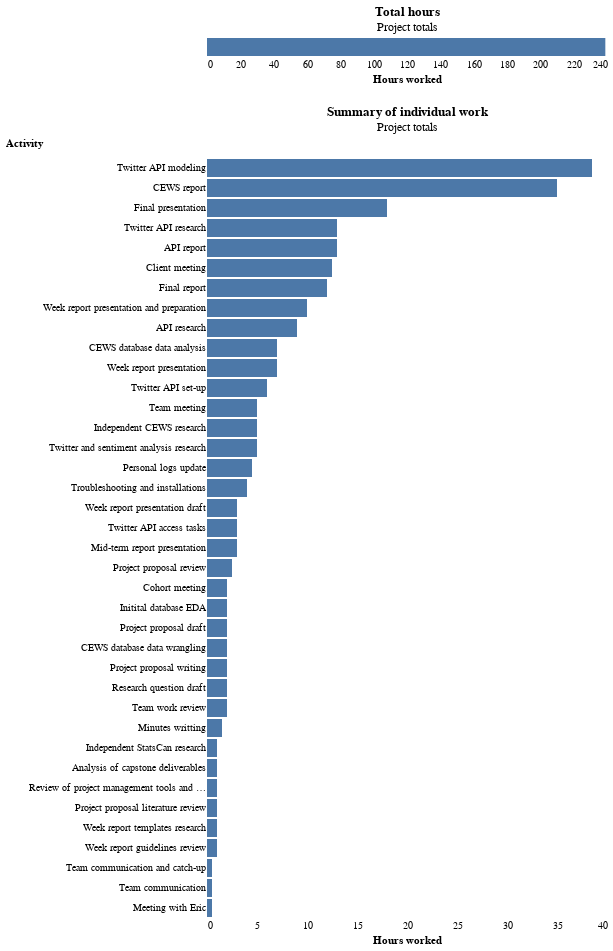

Notebook cell for this chart:
### Code cell
one = alt.Chart(df).mark_bar().encode(
    y=alt.Y('Activity:N', sort='-x',
           axis=alt.Axis(titleAngle=0, titleY=-10)),
    x=alt.X('Hours', type='quantitative', aggregate='sum', title='Hours worked',
            axis=alt.Axis(format=','))
    ).properties(title={'text': 'Summary of individual work', 'subtitle': 'Project totals'}
                )

two = alt.Chart(df).mark_bar().encode(
    x=alt.X('Hours', type='quantitative', aggregate='sum', title='Hours worked',
            axis=alt.Axis(format=',f'))
    ).properties(title={'text': 'Total hours', 'subtitle': 'Project totals'}
                )

(two & one).configure_axis(domain=False, grid=False, ticks=False
                                ).configure_view(stroke="transparent")

### Figure 1 — Vega-Lite specification as saved in the notebook (floating-point values rounded to 4 significant figures)
{"config": {"view": {"continuousWidth": 400, "continuousHeight": 300, "stroke": "transparent"}, "axis": {"domain": false, "grid": false, "ticks": false}}, "vconcat": [{"mark": "bar", "encoding": {"x": {"type": "quantitative", "aggregate": "sum", "axis": {"format": ",f"}, "field": "Hours", "title": "Hours worked"}}, "title": {"text": "Total hours", "subtitle": "Project totals"}}, {"mark": "bar", "encoding": {"x": {"type": "quantitative", "aggregate": "sum", "axis": {"format": ","}, "field": "Hours", "title": "Hours worked"}, "y": {"type": "nominal", "axis": {"titleAngle": 0, "titleY": -10}, "field": "Activity", "sort": "-x"}}, "title": {"text": "Summary of individual work", "subtitle": "Project totals"}}], "data": {"name": "data-6b5e32daefc5c0f9be92370adcecb044"}, "$schema": "https://vega.github.io/schema/vega-lite/v4.8.1.json", "datasets": {"data-6b5e32daefc5c0f9be92370adcecb044": [{"Week": 1, "Date": "May 4", "Activity": "Cohort meeting", "Hours": 2.0}, {"Week": 1, "Date": "May 4", "Activity": "Client meeting", "Hours": 1.5}, {"Week": 1, "Date": "May 4", "Activity": "Team meeting", "Hours": 0.5}, {"Week": 1, "Date": "May 4", "Activity": "Independent StatsCan research", "Hours": 1.0}, {"Week": 1, "Date": "May 5", "Activity": "Client meeting", "Hours": 1.0}, {"Week": 1, "Date": "May 5", "Activity": "Team meeting", "Hours": 1.0}, {"Week": 1, "Date": "May 5", "Activity": "Independent CEWS research", "Hours": 2.0}, {"Week": 1, "Date": "May 5", "Activity": "Initital database EDA", "Hours": 2.0}, {"Week": 1, "Date": "May 5", "Activity": "Project proposal draft", "Hours": 2.0}, {"Week": 1, "Date": "May 6", "Activity": "Analysis of capstone deliverables", "Hours": 1.0}, {"Week": 1, "Date": "May 6", "Activity": "Review of project management tools and templates", "Hours": 1.0}, {"Week": 1, "Date": "May 6", "Activity": "Independent CEWS research", "Hours": 2.0}, {"Week": 1, "Date": "May 6", "Activity": "CEWS database data wrangling", "Hours": 2.0}, {"Week": 1, "Date": "May 6", "Activity": "CEWS database data analysis", "Hours": 1.0}, {"Week": 1, "Date": "May 6", "Activity": "Project proposal review", "Hours": 0.5}, {"Week": 1, "Date": "May 6", "Activity": "Team communication and catch-up", "Hours": 0.5}, {"Week": 1, "Date": "May 7", "Activity": "Project proposal review", "Hours": 2.0}, {"Week": 1, "Date": "May 7", "Activity": "Project proposal literature review", "Hours": 1.0}, {"Week": 1, "Date": "May 7", "Activity": "Project proposal writing", "Hours": 2.0}, {"Week": 1, "Date": "May 7", "Activity": "CEWS database data analysis", "Hours": 1.0}, {"Week": 1, "Date": "May 8", "Activity": "Week report templates research", "Hours": 1.0}, {"Week": 1, "Date": "May 8", "Activity": "Week report guidelines review", "Hours": 1.0}, {"Week": 1, "Date": "May 8", "Activity": "Week report presentation draft", "Hours": 3.0}, {"Week": 1, "Date": "May 8", "Activity": "Team communication", "Hours": 0.5}, {"Week": 1, "Date": "May 9", "Activity": "Personal logs update", "Hours": 0.5}, {"Week": 1, "Date": "May 9", "Activity": "Independent CEWS research", "Hours": 1.0}, {"Week": 2, "Date": "May 10", "Activity": "Research question draft", "Hours": 2.0}, {"Week": 2, "Date": "May 10", "Activity": "Team work review", "Hours": 2.0}, {"Week": 2, "Date": "May 10", "Activity": "Team meeting", "Hours": 1.0}, {"Week": 2, "Date": "May 11", "Activity": "Week report presentation and preparation", "Hours": 2.0}, {"Week": 2, "Date": "May 11", "Activity": "Client meeting", "Hours": 1.5}, {"Week": 2, "Date": "May 11", "Activity": "Team meeting", "Hours": 1.0}, {"Week": 2, "Date": "May 11", "Activity": "Minutes writting", "Hours": 0.5}, {"Week": 2, "Date": "May 12", "Activity": "CEWS database data analysis", "Hours": 5.0}, {"Week": 2, "Date": "May 12", "Activity": "CEWS report", "Hours": 3.0}, {"Week": 2, "Date": "May 13", "Activity": "CEWS report", "Hours": 8.0}, {"Week": 2, "Date": "May 14", "Activity": "Client meeting", "Hours": 1.5}, {"Week": 2, "Date": "May 14", "Activity": "Meeting with Eric", "Hours": 0.5}, {"Week": 2, "Date": "May 14", "Activity": "Minutes writting", "Hours": 0.5}, {"Week": 2, "Date": "May 16", "Activity": "CEWS report", "Hours": 7.0}, {"Week": 3, "Date": "May 17", "Activity": "Personal logs update", "Hours": 0.5}, {"Week": 3, "Date": "May 17", "Activity": "Week report presentation", "Hours": 1.0}, {"Week": 3, "Date": "May 17", "Activity": "CEWS report", "Hours": 7.0}, {"Week": 3, "Date": "May 18", "Activity": "Week report presentation and preparation", "Hours": 2.0}, {"Week": 3, "Date": "May 18", "Activity": "Client meeting", "Hours": 1.5}, {"Week": 3, "Date": "May 18", "Activity": "CEWS report", "Hours": 3.0}, {"Week": 3, "Date": "May 19", "Activity": "Troubleshooting and installations", "Hours": 4.0}, {"Week": 3, "Date": "May 19", "Activity": "CEWS report", "Hours": 4.0}, {"Week": 3, "Date": "May 20", "Activity": "CEWS report", "Hours": 2.0}, {"Week": 3, "Date": "May 20", "Activity": "API research", "Hours": 3.0}, {"Week": 3, "Date": "May 21", "Activity": "Client meeting", "Hours": 1.0}, {"Week": 3, "Date": "May 21", "Activity": "Week report presentation", "Hours": 1.0}, {"Week": 3, "Date": "May 21", "Activity": "Personal logs update", "Hours": 0.5}, {"Week": 3, "Date": "May 22", "Activity": "API research", "Hours": 3.0}, {"Week": 3, "Date": "May 23", "Activity": "API research", "Hours": 3.0}, {"Week": 4, "Date": "May 24", "Activity": "Twitter API research", "Hours": 6.0}, {"Week": 4, "Date": "May 25", "Activity": "Week report presentation and preparation", "Hours": 2.0}, {"Week": 4, "Date": "May 25", "Activity": "Twitter API research", "Hours": 4.0}, {"Week": 4, "Date": "May 26", "Activity": "Twitter API research", "Hours": 3.0}, {"Week": 4, "Date": "May 26", "Activity": "Twitter API access tasks", "Hours": 3.0}, {"Week": 4, "Date": "May 27", "Activity": "API report", "Hours": 5.0}, {"Week": 4, "Date": "May 28", "Activity": "Client meeting", "Hours": 2.0}, {"Week": 4, "Date": "May 28", "Activity": "Personal logs update", "Hours": 1.0}, {"Week": 4, "Date": "May 28", "Activity": "Mid-term report presentation", "Hours": 3.0}, {"Week": 4, "Date": "May 28", "Activity": "API report", "Hours": 3.0}, {"Week": 5, "Date": "May 31", "Activity": "Twitter API set-up", "Hours": 6.0}, {"Week": 5, "Date": "June 1", "Activity": "Week report presentation and preparation", "Hours": 4.0}, {"Week": 5, "Date": "June 1", "Activity": "Team meeting", "Hours": 1.0}, {"Week": 5, "Date": "June 2", "Activity": "Twitter and sentiment analysis research", "Hours": 5.0}, {"Week": 5, "Date": "June 3", "Activity": "Twitter API modeling", "Hours": 6.0}, {"Week": 5, "Date": "June 4", "Activity": "Twitter API modeling", "Hours": 4.0}, {"Week": 5, "Date": "June 4", "Activity": "Week report presentation", "Hours": 1.0}, {"Week": 5, "Date": "June 4", "Activity": "Personal logs update", "Hours": 1.0}, {"Week": 5, "Date": "June 5", "Activity": "Twitter API modeling", "Hours": 3.0}, {"Week": 6, "Date": "June 7", "Activity": "Twitter API modeling", "Hours": 4.0}, {"Week": 6, "Date": "June 8", "Activity": "Week report presentation", "Hours": 1.0}, {"Week": 6, "Date": "June 9", "Activity": "Twitter API modeling", "Hours": 7.0}, {"Week": 6, "Date": "June 10", "Activity": "API report", "Hours": 4.0}, {"Week": 6, "Date": "June 10", "Activity": "Client meeting", "Hours": 1.5}, {"Week": 6, "Date": "June 11", "Activity": "Twitter API modeling", "Hours": 5.0}, {"Week": 6, "Date": "June 13", "Activity": "Personal logs update", "Hours": 0.5}, {"Week": 6, "Date": "June 13", "Activity": "Twitter API modeling", "Hours": 0.5}, {"Week": 6, "Date": "May 13", "Activity": "Week report presentation", "Hours": 1.0}, {"Week": 7, "Date": "June 14", "Activity": "Final presentation", "Hours": 8.0}, {"Week": 7, "Date": "June 15", "Activity": "Week report presentation", "Hours": 2.0}, {"Week": 7, "Date": "June 14", "Activity": "Twitter API modeling", "Hours": 5.0}, {"Week": 7, "Date": "June 15", "Activity": "API report", "Hours": 1.0}, {"Week": 7, "Date": "June 15", "Activity": "CEWS report", "Hours": 1.0}, {"Week": 7, "Date": "June 15", "Activity": "Final report", "Hours": 4.0}, {"Week": 7, "Date": "June 16", "Activity": "Final presentation", "Hours": 6.0}, {"Week": 7, "Date": "June 17", "Activity": "Team meeting", "Hours": 0.5}, {"Week": 7, "Date": "June 17", "Activity": "Client meeting", "Hours": 1.0}, {"Week": 7, "Date": "June 17", "Activity": "Personal logs update", "Hours": 0.5}, {"Week": 7, "Date": "June 17", "Activity": "Minutes writting", "Hours": 0.5}, {"Week": 7, "Date": "June 18", "Activity": "Final presentation", "Hours": 4.0}, {"Week": 7, "Date": "June 18", "Activity": "Twitter API modeling", "Hours": 4.0}, {"Week": 7, "Date": "June 19", "Activity": "Final report", "Hours": 8.0}]}}
